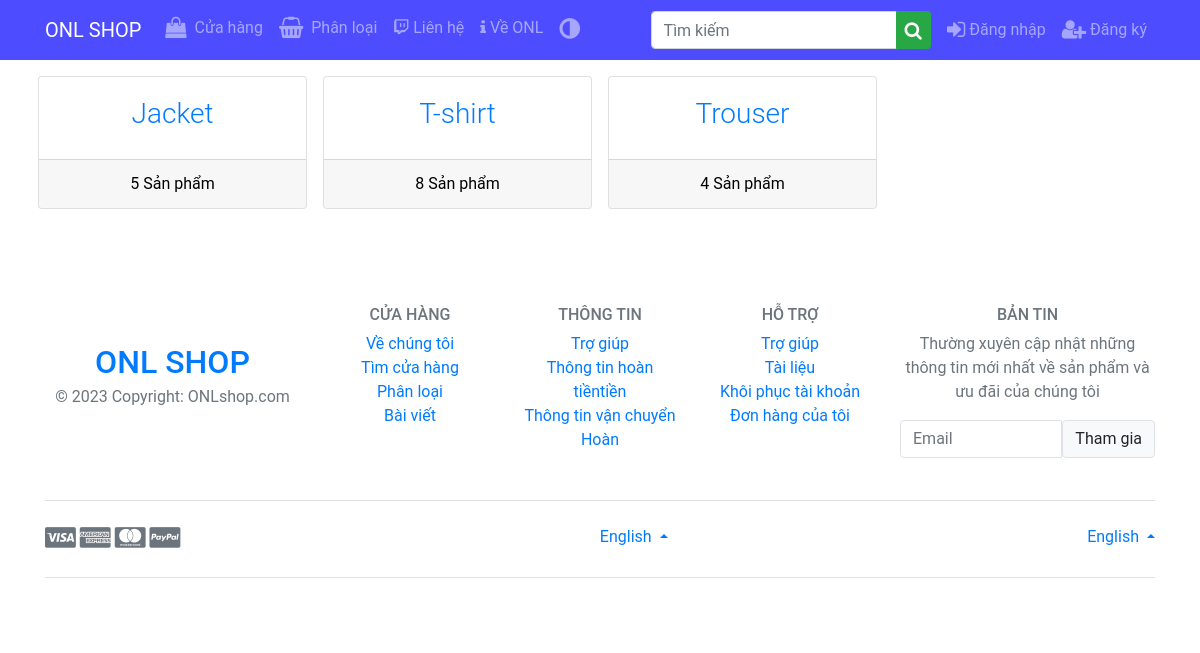
Page /categories on the earlier database version.
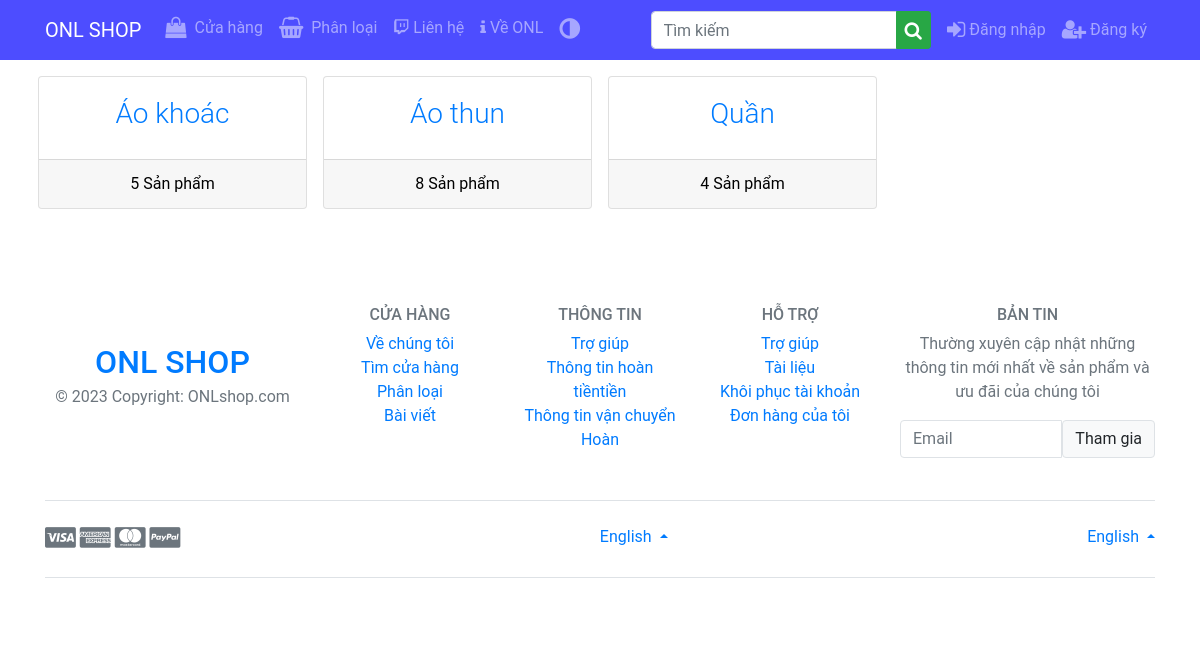
Same page on the later database version.
### store/models.py (models this page shows, shortened)
class Category(models.Model):
    name = models.CharField(max_length=50, null=False, blank=False)
    slug = models.SlugField(unique=True, max_length=100, db_index=True)
    class Meta:
        ordering = ('name',)
        verbose_name = 'category'
        verbose_name_plural = 'categories'
    def get_absolute_path(self):
        return reverse('store:product_list') + f'?category={self.id}'

### store/views.py (the view)
# urls.py: path('categories', views.CategoriesList.as_view(), name='categories_list'),
class CategoriesList(generic.ListView):
    template_name = 'store/categories_list.html'
    context_object_name = 'categories'
    queryset = Category.objects.all().annotate(num_products=Count('products'))

### cart/cart.py (called while the page is built)
def cart_preprocessor(request):
    return {'cart': Cart(request)}

### store/templates/store/categories_list.html (shortened to what this page needs)
{% extends 'base.html' %} {% block title %} Phân loại {% endblock title %}
{%block content %}
<div class="row my-2 text-color">
  {% for c in categories %}
  <div class="col-lg-3 col-md-6 col-12 my-2 px-sm-2">
    <div class="card text-center">
      <div class="card-body">
        <h3 class="font-weight-light">
          <a href="{{ c.get_absolute_path }}">{{c.name}}</a>
        </h3>
      </div>
      <div class="card-footer cnt-color">
        {{c.num_products}} Sản phẩm
      </div>
    </div>
  </div>
  {% endfor %}
</div>
{% endblock content %}

Differences in the rows shown:
changed Category: name "Jacket" → "Áo khoác"
changed Category: name "T-shirt" → "Áo thun"
changed Category: name "Trouser" → "Quần"
